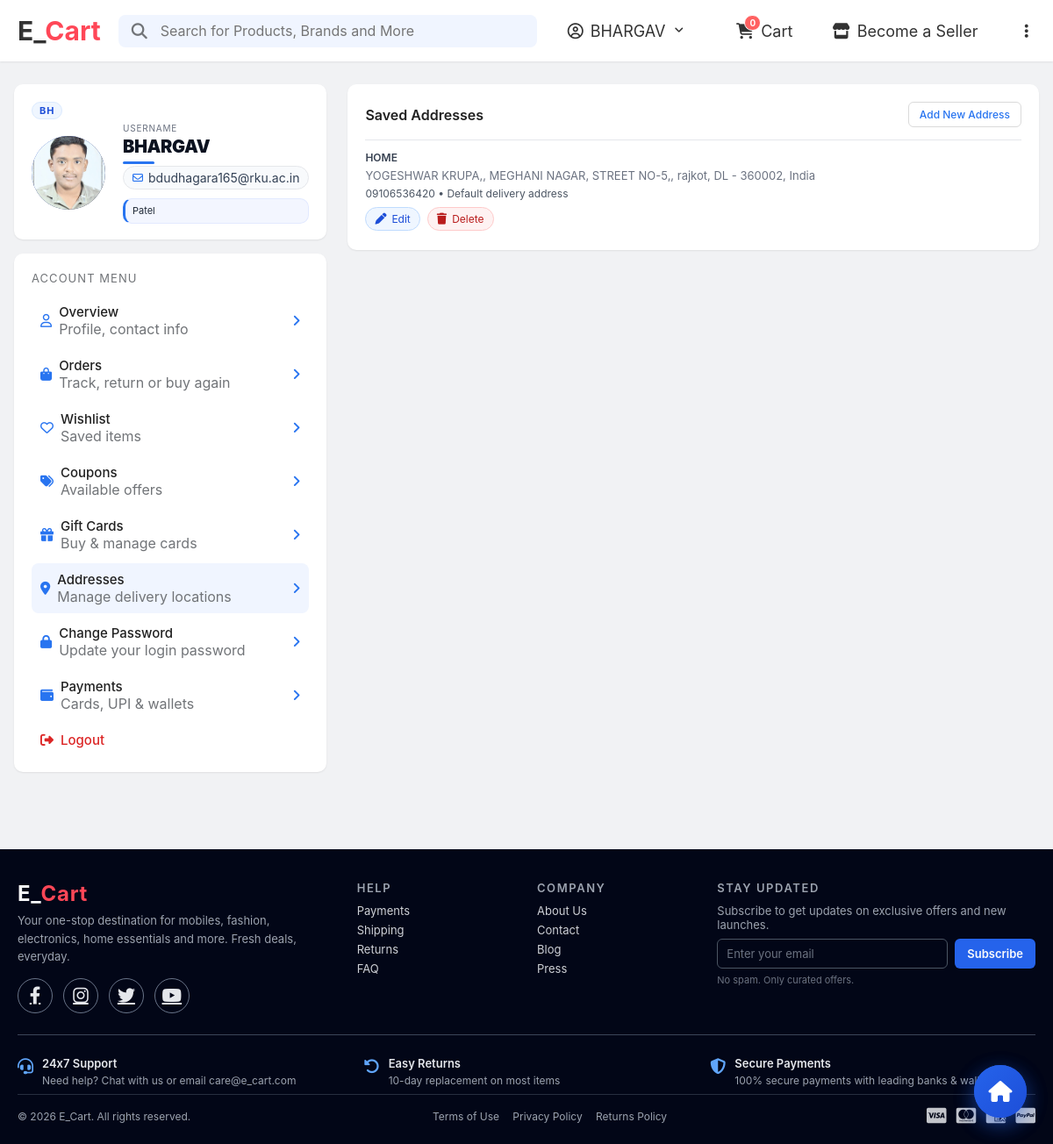
The app's page /Account_Profile/Address/Address.php (signed in) with its own data.
### tables this page shows
CREATE TABLE `users` (
  `id` int NOT NULL,
  `full_name` varchar(100) NOT NULL,
  `email` varchar(100) NOT NULL,
  `role` varchar(20) DEFAULT 'user',
  `password` varchar(255) NOT NULL,
  `created_at` timestamp NULL DEFAULT CURRENT_TIMESTAMP,
  `updated_at` timestamp NULL DEFAULT CURRENT_TIMESTAMP ON UPDATE CURRENT_TIMESTAMP,
  `is_active` tinyint(1) DEFAULT '1',
  `email_verified` tinyint(1) DEFAULT '0',
  `user_type` enum('user','admin') NOT NULL DEFAULT 'user',
  `reset_token` varchar(255) DEFAULT NULL,
  `token_expiry` datetime DEFAULT NULL
);

CREATE TABLE `user_addresses` (
  `id` int NOT NULL,
  `user_id` int DEFAULT NULL,
  `address_type` enum('home','work','other') DEFAULT 'home',
  `address_line1` varchar(255) NOT NULL,
  `address_line2` varchar(255) DEFAULT NULL,
  `city` varchar(100) NOT NULL,
  `state` varchar(100) NOT NULL,
  `postal_code` varchar(10) NOT NULL,
  `country` varchar(100) DEFAULT 'India',
  `phone` varchar(15) DEFAULT NULL,
  `is_default` tinyint(1) DEFAULT '0',
  `created_at` timestamp NULL DEFAULT CURRENT_TIMESTAMP
);

### Account_Profile/Address/Address.php (the view, shortened to what this page needs)
<?php
include '../../Database_file/config.php';
$userId = (int)$_SESSION['user_id'];
$user = null;
$userStmt = $conn->prepare("SELECT id, full_name, email, created_at FROM users WHERE id = ? LIMIT 1");
if ($userStmt) {
    $userStmt->bind_param('i', $userId);
    $userStmt->execute();
    $userRes = $userStmt->get_result();
    $user = $userRes ? $userRes->fetch_assoc() : null;
}
function get_user_data_file_path_address($userId) {
    return __DIR__ . '/../Profile/user_data/' . $userId . '.json';
}
function read_user_data_address($userId) {
    $path = get_user_data_file_path_address($userId);
    $raw = @file_get_contents($path);
    $data = json_decode($raw, true);
    return is_array($data) ? $data : [];
}
$userData = read_user_data_address($userId);
$profileInitials = (string)($userData['profile_initials'] ?? '');
if ($profileInitials !== '' && preg_match('/^[A-Za-z]{1,3}$/', $profileInitials)) {
    $initials = strtoupper($profileInitials);
} else {
    $initials = make_initials($user['full_name'] ?? '');
}
$profileTagline = trim((string)($userData['profile_tagline'] ?? ''));
$avatarFile = (string)($userData['profile_image'] ?? '');
$avatarUrl = $avatarFile !== '' ? '../../assets/img/' . $avatarFile : '';
$addresses = [];
$addrStmt = $conn->prepare("SELECT id, address_type, address_line1, address_line2, city, state, postal_code, country, phone, is_default FROM user_addresses WHERE user_id = ? ORDER BY is_default DESC, id DESC");
if ($addrStmt) {
    $addrStmt->bind_param('i', $userId);
    $addrStmt->execute();
    $addrRes = $addrStmt->get_result();
    if ($addrRes) {
        while ($row = $addrRes->fetch_assoc()) {
            $addresses[] = $row;
        }
    }
}
?>
<!DOCTYPE html>
<html lang="en">
<head>
    <link rel="stylesheet" href="https://cdnjs.cloudflare.com/ajax/libs/font-awesome/6.4.0/css/all.min.css">
    <link rel="stylesheet" href="../../assets/css/index.css">
    <link rel="stylesheet" href="../../floating_home.css">
</head>
<body>
    <?php include '../../Header.php'; ?>
    <main class="profile-main">
        <div class="profile-wrapper">
            <aside class="profile-sidebar">
                <div class="profile-card">
                    <div class="profile-header-label profile-initials-label">
                        <span class="profile-initials-value"><?php echo htmlspecialchars($initials); ?></span>
                    </div>
                    <div class="profile-user-row">
                        <div class="profile-avatar">
                            <?php if (!empty($avatarUrl)): ?>
                                <img src="<?php echo htmlspecialchars($avatarUrl); ?>" alt="Profile">
                            <?php else: ?>
                                <?php echo htmlspecialchars($initials); ?>
                            <?php endif; ?>
                        </div>
                        <div class="profile-user-text">
                            <div class="profile-username-label">Username</div>
                            <div class="profile-name"><?php echo htmlspecialchars($user['full_name']); ?></div>
                            <div class="profile-email">
                                <i class="fa-regular fa-envelope"></i>
                                <span><?php echo htmlspecialchars($user['email']); ?></span>
                            </div>
                            <?php if (!empty($profileTagline)): ?>
                                <div class="profile-bio">
                                    <span><?php echo htmlspecialchars($profileTagline); ?></span>
                                </div>
                            <?php endif; ?>
                        </div>
                    </div>
                </div>
                <div class="profile-card">
                    <div class="profile-header-label">Account Menu</div>
                    <div class="profile-menu">
                        <a href="../Profile/profile.php" class="profile-menu-item">
                            <div class="profile-menu-item-left">
                                <i class="fa-regular fa-user"></i>
                                <div>
                                    <span class="profile-menu-label">Overview</span><br>
                                    <span class="profile-menu-meta">Profile, contact info</span>
                                </div>
                            </div>
                            <i class="fa-solid fa-angle-right"></i>
                        </a>
                        <a href="../Order/order.php" class="profile-menu-item">
                            <div class="profile-menu-item-left">
                                <i class="fa-solid fa-bag-shopping"></i>
                                <div>
                                    <span class="profile-menu-label">Orders</span><br>
                                    <span class="profile-menu-meta">Track, return or buy again</span>
                                </div>
                            </div>
                            <i class="fa-solid fa-angle-right"></i>
                        </a>
                        <a href="../Wishlist/wishlist.php" class="profile-menu-item">
                            <div class="profile-menu-item-left">
                                <i class="fa-regular fa-heart"></i>
                                <div>
                                    <span class="profile-menu-label">Wishlist</span><br>
                                    <span class="profile-menu-meta">Saved items</span>
                                </div>
                            </div>
                            <i class="fa-solid fa-angle-right"></i>
                        </a>
                          <a href="../Coupons/coupon.php" class="profile-menu-item">
                            <div class="profile-menu-item-left">
                                <i class="fa-solid fa-tags"></i>
                                <div>
                                    <span class="profile-menu-label">Coupons</span><br>
                                    <span class="profile-menu-meta">Available offers</span>
                                </div>
                            </div>
                            <i class="fa-solid fa-angle-right"></i>
                        </a>
                         <a href="../Gift_Cards/gift.php" class="profile-menu-item">
                            <div class="profile-menu-item-left">
                                <i class="fa-solid fa-gift"></i>
                                <div>
                                    <span class="profile-menu-label">Gift Cards</span><br>
                                    <span class="profile-menu-meta">Buy & manage cards</span>
                                </div>
                            </div>
                            <i class="fa-solid fa-angle-right"></i>
                        </a>
                        <a href="Address.php" class="profile-menu-item profile-menu-active">
                            <div class="profile-menu-item-left">
                                <i class="fa-solid fa-location-dot"></i>
                                <div>
                                    <span class="profile-menu-label">Addresses</span><br>
                                    <span class="profile-menu-meta">Manage delivery locations</span>
                                </div>
                            </div>
                            <i class="fa-solid fa-angle-right"></i>
                        </a>
                        <a href="../Change_pass/change_password.php" class="profile-menu-item">
                            <div class="profile-menu-item-left">
                                <i class="fa-solid fa-lock"></i>
                                <div>
                                    <span class="profile-menu-label">Change Password</span><br>
                                    <span class="profile-menu-meta">Update your login password</span>
                                </div>
                            </div>
                            <i class="fa-solid fa-angle-right"></i>
                        </a>
                        <a href="../Payments/payments.php" class="profile-menu-item">
                            <div class="profile-menu-item-left">
                                <i class="fa-solid fa-wallet"></i>
                                <div>
                                    <span class="profile-menu-label">Payments</span><br>
                                    <span class="profile-menu-meta">Cards, UPI & wallets</span>
                                </div>
                            </div>
                            <i class="fa-solid fa-angle-right"></i>
                        </a>
                        <a href="#" class="profile-menu-item profile-menu-danger">
                            <div class="profile-menu-item-left">
                                <i class="fa-solid fa-right-from-bracket"></i>
                                <span class="profile-menu-label">Logout</span>
                            </div>
                        </a>
                    </div>
                </div>
            </aside>
            <section class="profile-content">
                <div class="profile-section">
                    <div class="profile-section-header">
                        <h2>Saved Addresses</h2>
                        <button type="button" onclick="window.location.href='add_address.php'">Add New Address</button>
                    </div>
                    <?php if (empty($addresses)): ?>
                        <div style="padding: 14px; color: #6b7280; font-size: 14px;">
                            No saved addresses yet. Click "Add New Address" to add one.
                        </div>
                    <?php else: ?>
                        <?php foreach ($addresses as $addr): ?>
                            <?php
                                $type = strtoupper((string)($addr['address_type'] ?? 'HOME'));
                                $line1 = trim((string)($addr['address_line1'] ?? ''));
                                $line2 = trim((string)($addr['address_line2'] ?? ''));
                                $city = trim((string)($addr['city'] ?? ''));
                                $state = trim((string)($addr['state'] ?? ''));
                                $postal = trim((string)($addr['postal_code'] ?? ''));
                                $country = trim((string)($addr['country'] ?? 'India'));
                                $phone = trim((string)($addr['phone'] ?? ''));
                                $isDefault = (int)($addr['is_default'] ?? 0) === 1;
                                $addressText = $line1;
                                if ($line2 !== '') $addressText .= ', ' . $line2;
                                $addressText .= ', ' . $city . ', ' . $state;
                                if ($postal !== '') $addressText .= ' - ' . $postal;
                                if ($country !== '') $addressText .= ', ' . $country;
                            ?>
                            <div class="profile-address-card">
                                <div class="profile-address-label"><?php echo htmlspecialchars($type); ?></div>
                                <div class="profile-address-text"><?php echo htmlspecialchars($addressText); ?></div>
                                <div class="profile-address-meta">
                                    <?php if ($phone !== ''): ?>
                                        <?php echo htmlspecialchars($phone); ?>
                                    <?php endif; ?>
                                    <?php if ($isDefault): ?>
                                        <?php echo $phone !== '' ? ' • ' : ''; ?>Default delivery address
                                    <?php endif; ?>
                                </div>
                                <div class="profile-address-actions">
                                    <button type="button" class="address-action-btn address-action-edit" onclick="window.location.href='address_edit.php?id=<?php echo (int)$addr['id']; ?>'">
                                        <i class="fa-solid fa-pen"></i>
                                        <span>Edit</span>
                                    </button>
                                    <form method="post" style="display:inline; margin:0;">
                                        <button type="submit" class="address-action-btn address-action-delete" onclick="return confirm('Delete this address?');">
                                            <i class="fa-solid fa-trash"></i>
                                            <span>Delete</span>
                                        </button>
                                    </form>
                                </div>
                            </div>
                        <?php endforeach; ?>
                    <?php endif; ?>
                </div>
            </section>
        </div>
    </main>
     <?php include "../../Footer.php"; ?>
     <a href="../../index.php" class="floating-home" title="Go to Home">
        <i class="fas fa-home"></i>
    </a>
</body>
</html>

### assets/css/index.css (style rules this page uses)
* { margin: 0; padding: 0; box-sizing: border-box; font-family: 'Inter', -apple-system, BlinkMacSystemFont, "Segoe UI", Roboto, Helvetica, Arial, sans-serif; }
body { background-color: #f1f2f4; }

### floating_home.css (style rules this page uses)
.floating-home { position: fixed; bottom: 30px; right: 30px; width: 60px; height: 60px; background: linear-gradient(135deg, #2563eb 0%, #1d4ed8 100%); border-radius: 50%; display: flex; align-items: center; justify-content: center; color: white; font-size: 24px; cursor: pointer; box-shadow: 0 8px 25px rgba(37, 99, 235, 0.3); z-index: 9999; transition: all 0.3s ease; text-decoration: none; border: none; outline: none; }
.floating-home i { transition: transform 0.3s ease; }

### records on screen
users: full_name "BHARGAV", email "bdudhagara165@rku.ac.in"
user_addresses: address_type "HOME", addressText "YOGESHWAR KRUPA,, MEGHANI NAGAR, STREET NO-5,, rajkot, DL - 360002, India", phone "09106536420", is_default "Default delivery address"

### other values on screen
$_SESSION['full_name'] "BHARGAV"
$cart_count "0"
$initials "BH"
$profileTagline "Patel"
